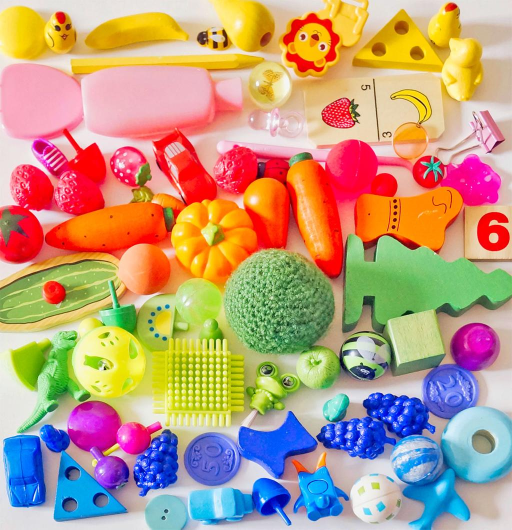
#> input picture data/input.jpg, 1024 x 1059 px, found by its file name (shown at 1/2 size)
$ python main.py
#> lines starting #> are read from the running program, lines starting #| are printed output that depends on the picture
### src/preprocessing.py
import cv2


def load_image(image_path):
    image = cv2.imread(image_path)

    if image is None:
        raise FileNotFoundError("Image could not be loaded.")

    return image


def resize_image(image, width=500):
    height, original_width = image.shape[:2]

    ratio = width / original_width
    new_height = int(height * ratio)

    resized = cv2.resize(image, (width, new_height))

    return resized

### src/feature_extraction.py
import cv2
import numpy as np


def extract_color_features(image):
    b, g, r = cv2.split(image)

    average_b = np.mean(b)
    average_g = np.mean(g)
    average_r = np.mean(r)

    hsv_image = cv2.cvtColor(image, cv2.COLOR_BGR2HSV)

    h, s, v = cv2.split(hsv_image)

    average_h = np.mean(h)
    average_s = np.mean(s)
    average_v = np.mean(v)

    features = {
        "average_red": round(float(average_r), 2),
        "average_green": round(float(average_g), 2),
        "average_blue": round(float(average_b), 2),
        "average_hue": round(float(average_h), 2),
        "average_saturation": round(float(average_s), 2),
        "average_value": round(float(average_v), 2)
    }

    return features


def calculate_color_histogram(image):
    histogram = {}

    channels = {
        "Blue": 0,
        "Green": 1,
        "Red": 2
    }

    for color, channel in channels.items():
        hist = cv2.calcHist(
            [image],
            [channel],
            None,
            [256],
            [0, 256]
        )

        histogram[color] = hist

    return histogram

### src/color_analysis.py
def find_dominant_color(features):
    colors = {
        "Red": features["average_red"],
        "Green": features["average_green"],
        "Blue": features["average_blue"]
    }

    dominant_color = max(colors, key=colors.get)

    return dominant_color

### src/visualization.py
import cv2
import matplotlib.pyplot as plt


def save_result(image, output_path, features, dominant_color):
    result = image.copy()

    text = f"Dominant Color: {dominant_color}"

    cv2.putText(
        result,
        text,
        (20, 40),
        cv2.FONT_HERSHEY_SIMPLEX,
        1,
        (255, 255, 255),
        2
    )

    cv2.imwrite(output_path, result)


def save_histogram(image, output_path):
    colors = ("b", "g", "r")

    plt.figure()

    for i, color in enumerate(colors):
        histogram = cv2.calcHist(
            [image],
            [i],
            None,
            [256],
            [0, 256]
        )

        plt.plot(histogram, color=color)

    plt.title("Color Histogram")
    plt.xlabel("Pixel Intensity")
    plt.ylabel("Frequency")
    plt.savefig(output_path)
    plt.close()

### src/main.py
import os

from preprocessing import load_image, resize_image
from feature_extraction import extract_color_features, calculate_color_histogram
from color_analysis import find_dominant_color
from visualization import save_result, save_histogram


def main():
    input_path = "data/input.jpg"
    output_path = "results/output.jpg"

    image = load_image(input_path)
#> in load_image, image is the input picture: shape (1059, 1024, 3); mean B, G, R 126.7, 155.3, 188.8
    image = resize_image(image)

    features = extract_color_features(image)
#> in extract_color_features, `b, g, r = cv2.split(image)`:
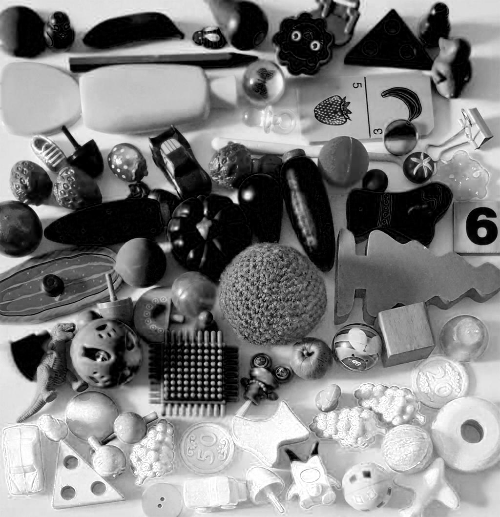
#> b: shape (517, 500); min 0, max 255, mean 126.6
#> in extract_color_features, `b, g, r = cv2.split(image)`:
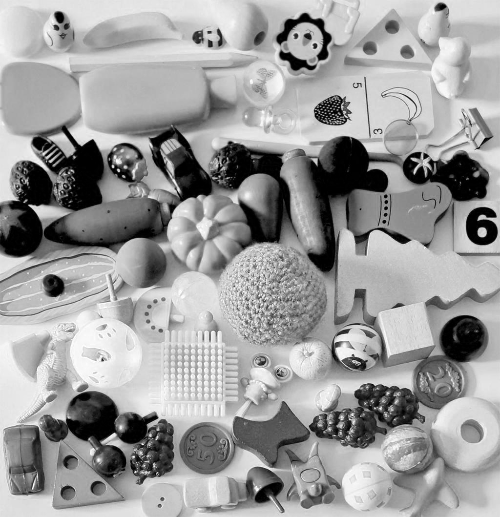
#> g: shape (517, 500); min 0, max 255, mean 155.2
#> in extract_color_features, `b, g, r = cv2.split(image)`:
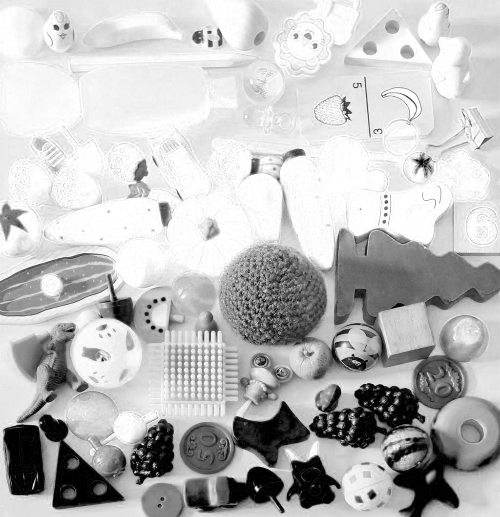
#> r: shape (517, 500); min 0, max 255, mean 188.7
#> in extract_color_features, `average_b = np.mean(b)`: average_b = 126.6
#> in extract_color_features, `average_g = np.mean(g)`: average_g = 155.2
#> in extract_color_features, `average_r = np.mean(r)`: average_r = 188.7
#> in extract_color_features, `hsv_image = cv2.cvtColor(image, cv2.COLOR_BGR2HSV)`: hsv_image: shape (517, 500, 3); mean H, S, V 66.2, 138.8, 217.8
#> in extract_color_features, `h, s, v = cv2.split(hsv_image)`:
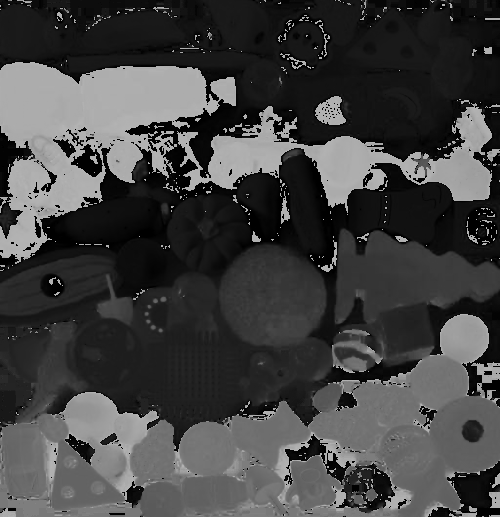
#> h: shape (517, 500); min 0, max 179, mean 66.2
#> in extract_color_features, `h, s, v = cv2.split(hsv_image)`:
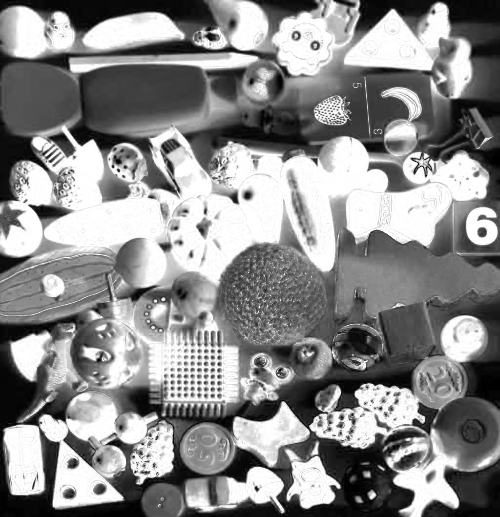
#> s: shape (517, 500); min 0, max 255, mean 138.8
#> in extract_color_features, `h, s, v = cv2.split(hsv_image)`:
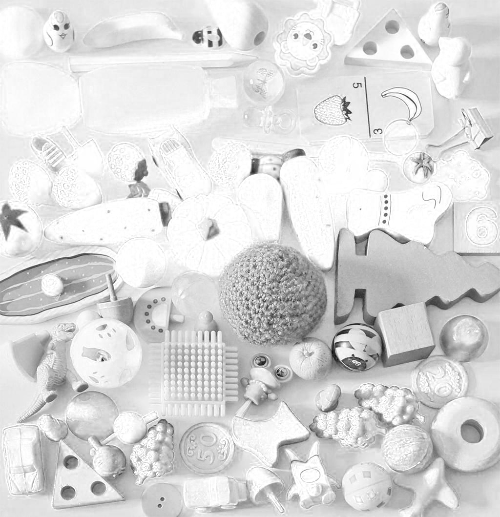
#> v: shape (517, 500); min 15, max 255, mean 217.8
#> in extract_color_features, `average_h = np.mean(h)`: average_h = 66.16
#> in extract_color_features, `average_s = np.mean(s)`: average_s = 138.8
#> in extract_color_features, `average_v = np.mean(v)`: average_v = 217.8
#> in extract_color_features, `features = { "average_red": round(float(average_r), 2), "average_green..`: features = {'average_red': 188.7, 'average_green': 155.2, 'average_blue': 126.6, 'average_hue': 66.16, 'average_saturation': 138.8, 'average_value': 217.8}
    calculate_color_histogram(image)
#> after the loop in calculate_color_histogram, `for color, channel in channels.items():`: histogram = 3 items

    dominant_color = find_dominant_color(features)
#> in find_dominant_color, `colors = { "Red": features["average_red"], "Green": features["average_..`: colors = {'Red': 188.7, 'Green': 155.2, 'Blue': 126.6}
#> in find_dominant_color, `dominant_color = max(colors, key=colors.get)`: dominant_color = 'Red'
#> dominant_color = 'Red'

    os.makedirs("results", exist_ok=True)

    save_result(
        image,
        output_path,
        features,
        dominant_color
    )
#> in save_result, `cv2.putText( result, text, (20, 40), cv2.FONT_HERSHEY_SIMPLEX, 1, (255..`: result: shape (517, 500, 3); mean B, G, R 128.3, 155.9, 188.9

    save_histogram(
        image,
        "results/color_histogram.png"
    )
#> in save_histogram, `plt.savefig(output_path)`:
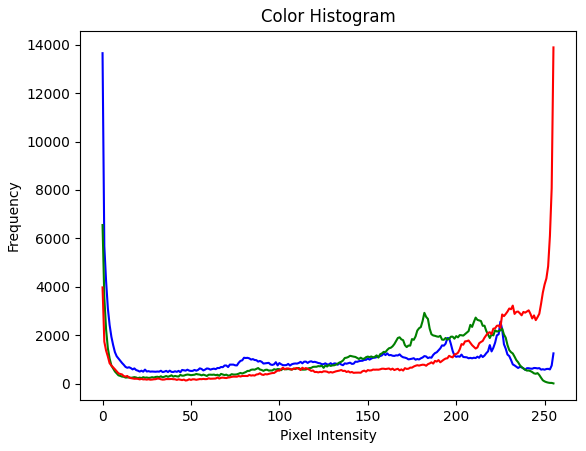
#> figure drawn by matplotlib, 1 panel; curve peaks at x = 0, y = 13647; curve peaks at x = 0, y = 6552; curve peaks at x = 255, y = 13886

    print("\n--- Color Analysis Result ---")
    print(f"Average Red: {features['average_red']}")
#| Average Red: 188.69
    print(f"Average Green: {features['average_green']}")
#| Average Green: 155.22
    print(f"Average Blue: {features['average_blue']}")
#| Average Blue: 126.62
    print(f"Average Hue: {features['average_hue']}")
#| Average Hue: 66.16
    print(f"Average Saturation: {features['average_saturation']}")
#| Average Saturation: 138.81
    print(f"Average Value: {features['average_value']}")
#| Average Value: 217.83
    print(f"Dominant Color: {dominant_color}")
#| Dominant Color: Red
    print("\nResult saved to: results/output.jpg")
    print("Histogram saved to: results/color_histogram.png")


if __name__ == "__main__":
    main()
